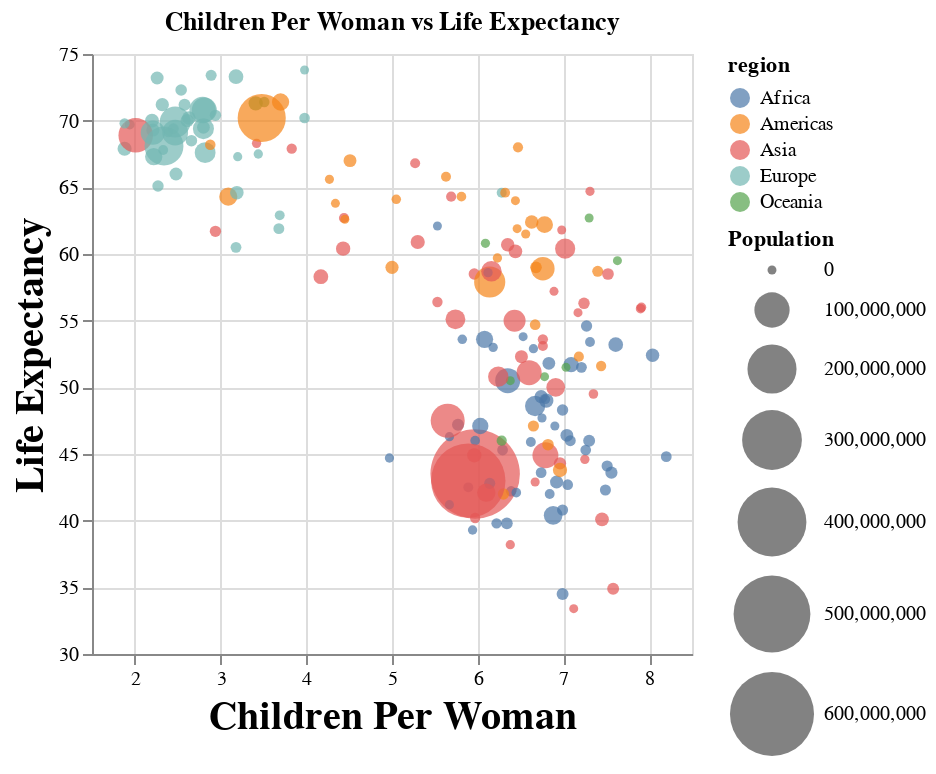

Write notebook code for a chart like this one.
### Markdown cell above
<div class="alert alert-info" style="color:black">

### Question 7.1
rubric={accuracy:2,quality:1,viz:1}

<h4>
Python
</h4>
<ol type="1">
<li>Copy in your code from question 2.1 and confirm that your scatter plot is generated properly so that you didn't miss to copy anything.</li>
<li>Add a title of your choice to the chart.</li>
<li>Set the x-axis and y-axis scale so that they don’t include zero and are zoomed in to the extent of the data instead.</li>
<li>Set proper titles for the axis and the legends, which include spaces instead of underscores and are capitalized.</li>
<li>Some of the dots are really hard to see because they are so small and it is a bit difficult to distinguish the changes in size as well. Let’s make everything bigger and emphasize the size difference by using the <a href="https://altair-viz.github.io/gallery/airport_connections.html">range argument to <code>alt.Scale</code></a> (there is a lot of other things going on in this example, so just focus on how they specify <code>size</code>).</li>
<li>Enlarge the axis title font by finding and setting the <a href="https://altair-viz.github.io/user_guide/configuration.html?highlight=titlefont#axis-configuration">right parameter of <code>.configure_axis</code></a></li>
</ol>

</div>

### Code cell
# YOUR PYTHON ANSWER GOES HERE
# YOUR PYTHON ANSWER GOES HERE
import pandas as pd

url = 'https://raw.githubusercontent.com/UofTCoders/workshops-dc-py/master/data/processed/world-data-gapminder.csv'
data2018 = pd.read_csv(url, parse_dates=['year'])

#data2018.head()

data1962 = data2018[data2018['year'].astype(str).str[:4] == '1962']

#data1962.head()

chart1962 = alt.Chart(data1962).mark_circle().encode(
    x=alt.X(
        "children_per_woman",
        title="Children Per Woman",
        scale=alt.Scale(zero=False),
    ),
    y=alt.Y(
        "life_expectancy",
        title="Life Expectancy",
        scale=alt.Scale(zero=False),
    ),
    color='region',
    size=alt.Size(
        "population",
        title="Population",
        scale=alt.Scale(range=[20, 2000]),
    ),
).properties(title="Children Per Woman vs Life Expectancy").configure_axis(titleFontSize=20, labelFontSize=10)

chart1962

### Figure 1 — Vega specification as saved in the notebook (floating-point values rounded to 4 significant figures; data arrays with more than 128 entries replaced by an {"elided": "..."} marker saying what was removed)
{"$schema": "https://vega.github.io/schema/vega/v6.json", "data": [{"name": "source_0", "values": {"elided": "178 records"}}, {"name": "source_0_x_domain_children_per_woman", "values": [{"min": 1.88, "max": 8.2}]}, {"name": "source_0_y_domain_life_expectancy", "values": [{"min": 33.4, "max": 73.8}]}, {"name": "source_0_color_domain_region", "values": [{"region": "Asia"}, {"region": "Europe"}, {"region": "Africa"}, {"region": "Americas"}, {"region": "Oceania"}]}, {"name": "source_0_size_domain_population", "values": [{"min": 43300, "max": 680000000}]}], "marks": [{"type": "symbol", "name": "marks", "from": {"data": "source_0"}, "encode": {"update": {"shape": {"value": "circle"}, "opacity": {"value": 0.7}, "fill": {"field": "region", "scale": "color"}, "x": {"field": "children_per_woman", "scale": "x"}, "size": {"field": "population", "scale": "size"}, "y": {"field": "life_expectancy", "scale": "y"}}}, "style": ["circle"]}], "scales": [{"name": "x", "type": "linear", "domain": [{"signal": "(data(\"source_0_x_domain_children_per_woman\")[0] || {}).min"}, {"signal": "(data(\"source_0_x_domain_children_per_woman\")[0] || {}).max"}], "range": [0, {"signal": "width"}], "nice": true, "zero": false}, {"name": "y", "type": "linear", "domain": [{"signal": "(data(\"source_0_y_domain_life_expectancy\")[0] || {}).min"}, {"signal": "(data(\"source_0_y_domain_life_expectancy\")[0] || {}).max"}], "range": [{"signal": "height"}, 0], "zero": false, "nice": true}, {"name": "color", "type": "ordinal", "domain": {"data": "source_0_color_domain_region", "field": "region", "sort": true}, "range": "category"}, {"name": "size", "type": "linear", "domain": [{"signal": "(data(\"source_0_size_domain_population\")[0] || {}).min"}, {"signal": "(data(\"source_0_size_domain_population\")[0] || {}).max"}], "range": [20, 2000], "zero": true}], "axes": [{"scale": "x", "gridScale": "y", "ticks": false, "labels": false, "tickCount": {"signal": "ceil(width/40)"}, "domain": false, "aria": false, "orient": "bottom", "maxExtent": 0, "minExtent": 0, "grid": true, "zindex": 0}, {"scale": "y", "minExtent": 0, "domain": false, "gridScale": "x", "grid": true, "orient": "left", "zindex": 0, "tickCount": {"signal": "ceil(height/40)"}, "aria": false, "ticks": false, "maxExtent": 0, "labels": false}, {"scale": "x", "orient": "bottom", "title": "Children Per Woman", "labelOverlap": true, "tickCount": {"signal": "ceil(width/40)"}, "labelFlush": true, "zindex": 0, "grid": false}, {"scale": "y", "orient": "left", "tickCount": {"signal": "ceil(height/40)"}, "zindex": 0, "title": "Life Expectancy", "labelOverlap": true, "grid": false}], "title": {"text": "Children Per Woman vs Life Expectancy", "frame": "group"}, "width": 300, "style": "cell", "height": 300, "legends": [{"fill": "color", "symbolType": "circle", "title": "region", "encode": {"symbols": {"update": {"opacity": {"value": 0.7}}}}}, {"title": "Population", "size": "size", "symbolType": "circle", "encode": {"symbols": {"update": {"fill": {"value": "black"}, "fillOpacity": {"value": 0.7}, "opacity": {"value": 0.7}, "stroke": {"value": "transparent"}}}}}], "config": {"axis": {"labelFontSize": 10, "titleFontSize": 20}}, "padding": 5, "background": "white"}
